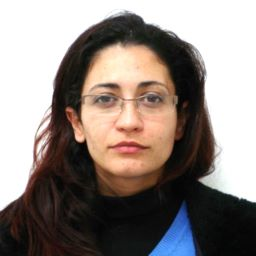
#> input picture 37-11-256.jpg, 256 x 256 px
$ jupyter execute --allow-errors demo_simulator.ipynb
#> lines starting #> are read from the running program, lines starting #| are printed output that depends on the picture; after the words box and inside, x2 and y2 are one past the last pixel; in counts of white or black regions, pixels touching at a corner belong together
# Towards biologically plausible phosphene simulation for the differentiable optimization of visual cortical prostheses

This notebook showcases some of the functionalities and applications of the phosphene simulator

## 0. Imports

##### Import statements

[cell 1]
import os
import sys
sys.path.append('./..')
import logging

import torch
import numpy as np
import cv2
import matplotlib.pyplot as plt

import dynaphos
from dynaphos import utils
from dynaphos import cortex_models
from dynaphos.cortex_models import get_visual_field_coordinates_from_cortex_full, Map
from dynaphos.image_processing import canny_processor, sobel_processor
from dynaphos.simulator import GaussianSimulator as PhospheneSimulator
from dynaphos.utils import get_data_kwargs, to_numpy

##### Some plotting functions

[cell 2]
# [71 lines left out: functions plot_fov, plot_cortex_flatmap, not called in this run]

## 1. Basic usage

#### Initialization
The simulator is initialized using a configuration file (params.yaml) and a map of the phosphene coordinates in the visual field.

#> (a cell that did not finish here is left out)

[cell 4]
# Get phosphene coordinates...
n_phosphenes = 100
#> (the rest of this cell did not finish here and is left out)

#> (a cell that did not finish here is left out)

#### Simulation
Each frame of simulation, the simulator is called using a vector that specifies the stimulation amplitude of each electrode. The simulator keeps track of the stimulation history, which means that the simulator can be called repeatedly to simulate subsequent stimulation frames. The simulator can be reset to erase the effects of the stimulation history.

[cell 6]
# Stimulation amplitude
amplitude = 100.e-6 # Ampère (default 100µA)

# Stimulation vector
#> (the rest of this cell did not finish here and is left out)

#> (a cell that did not finish here is left out)

#### Visualization
The output of the simulator is an image (as torch tensor) that represents the visual experiense of the implant user.

[cell 8]
# Visualize
fig, axs = plt.subplots(1,2, figsize=(10.5,5))

# Plot the phosphene locations in the visual field
#> (the rest of this cell did not finish here and is left out)

## 2. Cortex models
Instead of specifying a list of phosphene locations directly, the simulator can be initialized with a list of electrode locations in the visual cortex.

#> (a cell that did not finish here is left out)

#> (a cell that did not finish here is left out)

[cell 11]
# Visualize
fig, axs = plt.subplots(1,3, figsize=(16,5))

# Plot the electrode locations on the cortical flatmap
#> (the rest of this cell did not finish here and is left out)

### 3. Stimulation parameters
Instead of providing only the stimulation amplitudes, the other stimulation parameters (pulse width, frequency) can also be specified for each electrode.

#> (a cell that did not finish here is left out)

## 4. Image preprocessing
In many experimental simulation paradigms, input images are preprocessed and used to create simulated phosphene images. This can be achieved with our simulator in three steps:
- image processing: natural image -> simplified image (e.g., edge detection.)
- stimulus sampling: simplified image -> stimulation vector (e.g., specific pixels in the edge image are mapped to specific electrode activations.)
- phosphene simulation: stimulation vector -> simulated phosphene representation (as readily demonstrated in above examples)

#### Image processing - creating a simplified representation of the input image

#> (a cell that did not finish here is left out)

[cell 14]
import cv2
import numpy as np
import matplotlib.pyplot as plt

# Read the image
image = cv2.imread("37-11-256.jpg")
#> image is the input picture: shape (256, 256, 3); mean B, G, R 127.8, 132.8, 143.1
image = image[::-1]
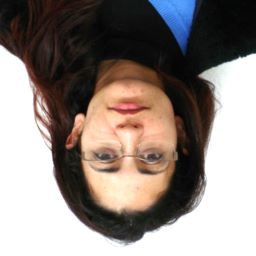
#> image: shape (256, 256, 3); mean B, G, R 127.8, 132.8, 143.1
# Get the dimensions of the image
height, width = image.shape[:2]
#> height = 256; width = 256

# Define the coordinates of the center region
center_x = width // 2
#> center_x = 128
center_y = height // 2
#> center_y = 128
region_size = 100

# Convert the image to grayscale
gray_image = cv2.cvtColor(image, cv2.COLOR_BGR2GRAY)
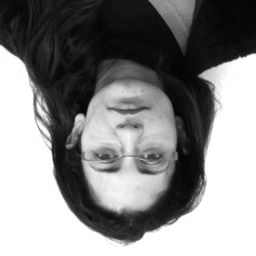
#> gray_image: shape (256, 256); min 2, max 255, mean 135.3

# Apply Canny edge detection to the entire image
edges = cv2.Canny(gray_image, 120, 220)
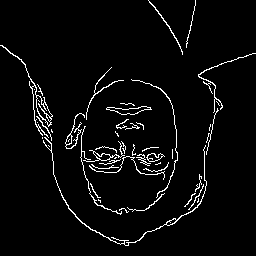
#> edges: shape (256, 256); 4% white in thin lines or dots

# Create a mask for the center region
mask = np.zeros_like(edges)
mask[center_y - region_size//2: center_y + region_size//2,
     center_x - region_size//2: center_x + region_size//2] = 255

# Apply the mask to the detected edges
img_canny = cv2.bitwise_and(edges, mask)
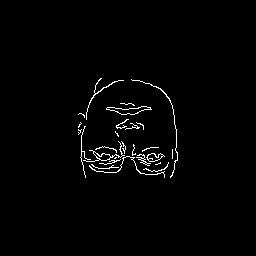
#> img_canny: shape (256, 256); 1.6% white in thin lines or dots, all inside (x1, y1, x2, y2) = (78, 78, 178, 178)

# Display the masked edges
fig, axs = plt.subplots(1,1, figsize=(15.5,8))
axs.imshow(img_canny, cmap='gray', origin='lower')  # Set origin as 'upper'
axs.set_title('Canny edge detection')
plt.show()

$ run again, with 11-11-256.jpg copied over 37-11-256.jpg
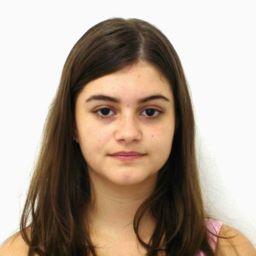
#> input picture 11-11-256.jpg, 256 x 256 px
#> image is the input picture: shape (256, 256, 3); mean B, G, R 146.7, 161.1, 177.5
#> `edges = cv2.Canny(gray_image, 120, 220)`:
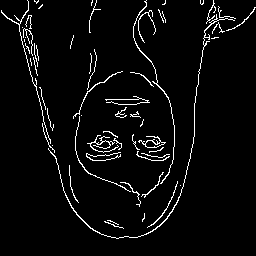
#> edges: shape (256, 256); 4.2% white in thin lines or dots
#> `img_canny = cv2.bitwise_and(edges, mask)`:
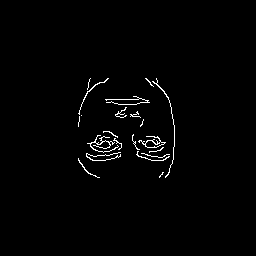
#> img_canny: shape (256, 256); 1.4% white in thin lines or dots, all inside (x1, y1, x2, y2) = (78, 78, 175, 178)

$ run again, with 2-11-256.jpg copied over 37-11-256.jpg
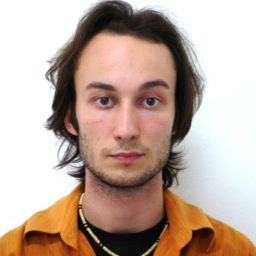
#> input picture 2-11-256.jpg, 256 x 256 px
#> image is the input picture: shape (256, 256, 3); mean B, G, R 155.7, 168.1, 189.6
#> `edges = cv2.Canny(gray_image, 120, 220)`:
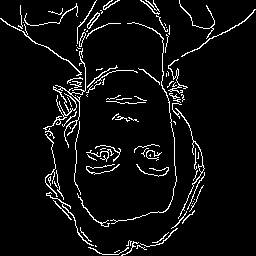
#> edges: shape (256, 256); 5.7% white in thin lines or dots
#> `img_canny = cv2.bitwise_and(edges, mask)`:
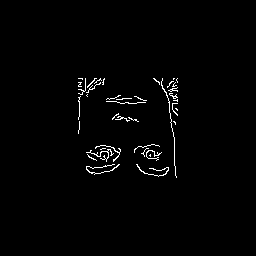
#> img_canny: shape (256, 256); 1.4% white in thin lines or dots, all inside (x1, y1, x2, y2) = (78, 78, 178, 178)
